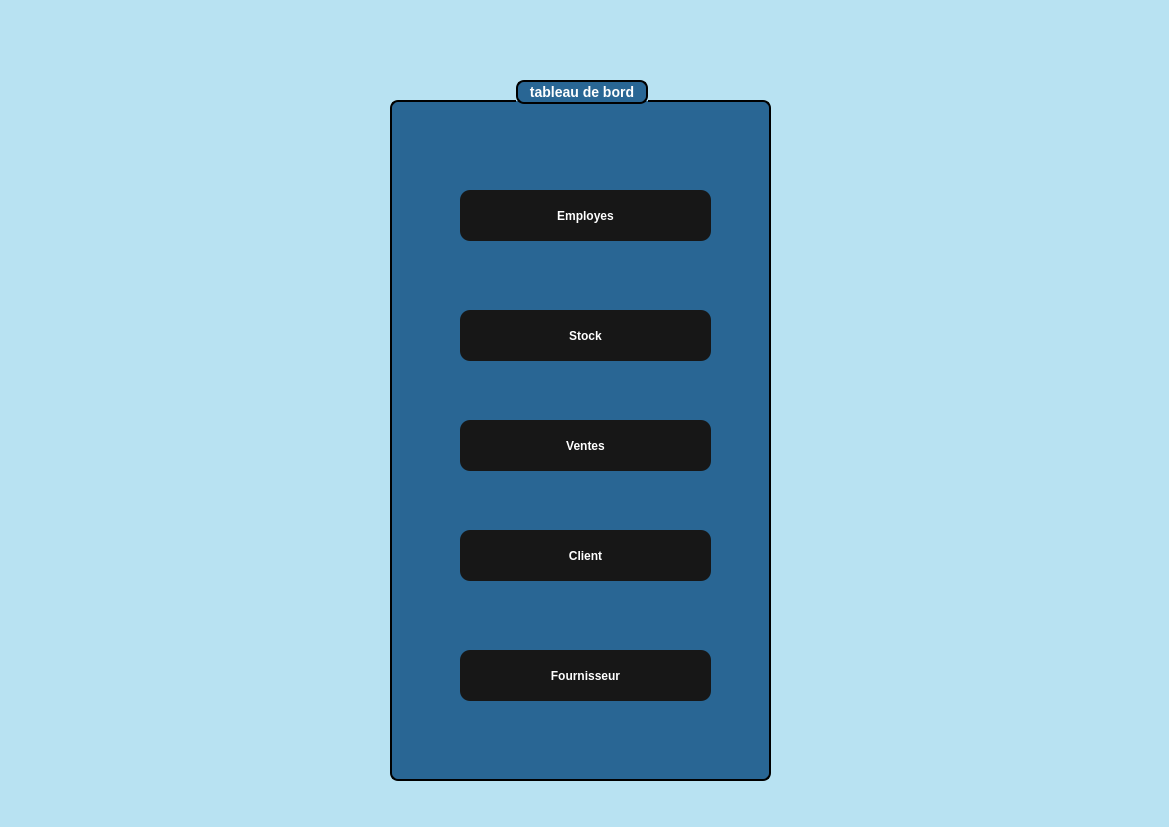
<?xml version="1.0" encoding="UTF-8"?>
<ui version="4.0">
 <class>tab</class>
 <widget class="QDialog" name="tab">
  <property name="geometry">
   <rect>
    <x>0</x>
    <y>0</y>
    <width>1169</width>
    <height>827</height>
   </rect>
  </property>
  <property name="windowTitle">
   <string>Dialog</string>
  </property>
  <property name="styleSheet">
   <string notr="true">background-color: rgb(184, 226, 242);</string>
  </property>
  <widget class="QLabel" name="logoLabel">
   <property name="geometry">
    <rect>
     <x>1050</x>
     <y>20</y>
     <width>100</width>
     <height>100</height>
    </rect>
   </property>
   <property name="minimumSize">
    <size>
     <width>60</width>
     <height>60</height>
    </size>
   </property>
   <property name="maximumSize">
    <size>
     <width>100</width>
     <height>100</height>
    </size>
   </property>
   <property name="text">
    <string/>
   </property>
   <property name="pixmap">
    <pixmap resource="resources.qrc">:/images/logof.jpg</pixmap>
   </property>
   <property name="scaledContents">
    <bool>true</bool>
   </property>
   <property name="alignment">
    <set>Qt::AlignCenter</set>
   </property>
  </widget>
  <widget class="QGroupBox" name="groupBox_2">
   <property name="geometry">
    <rect>
     <x>390</x>
     <y>80</y>
     <width>381</width>
     <height>701</height>
    </rect>
   </property>
   <property name="styleSheet">
    <string notr="true">QGroupBox {
    background-color: rgb(41, 102, 148);   /* blue background */
    border: 2px solid black;               /* black border, 2px wide */
    border-radius: 8px;                    /* rounded corners */
    margin-top: 20px;                      /* space for the title */
    color: white;                          /* title text color */
    font-weight: bold;
    font-size: 14px;
}

QGroupBox::title {
 border: 2px solid black;               /* black border, 2px wide */
    border-radius: 8px;     
background-color: rgb(41, 102, 148);
    subcontrol-origin: margin;
    subcontrol-position: top center;       /* title centered */
    padding: 2px 10px;
}</string>
   </property>
   <property name="title">
    <string>tableau de bord</string>
   </property>
   <widget class="QPushButton" name="pushButton_10">
    <property name="geometry">
     <rect>
      <x>70</x>
      <y>230</y>
      <width>251</width>
      <height>51</height>
     </rect>
    </property>
    <property name="styleSheet">
     <string notr="true">#pushButton_10 {
    font-family: Arial, Helvetica, sans-serif;
    font-weight: bold;
    color: white;
    background-color: #171717;
    padding: 10px 20px;
    border: none;
    border-radius: 10px;
}

#pushButton_10:hover {
    background-color: #0c66ed; /* hover effect */
}

#pushButton_10:pressed {
    background-color: #094bb0; /* pressed effect */
}</string>
    </property>
    <property name="text">
     <string>Stock</string>
    </property>
   </widget>
   <widget class="QPushButton" name="pushButton_11">
    <property name="geometry">
     <rect>
      <x>70</x>
      <y>340</y>
      <width>251</width>
      <height>51</height>
     </rect>
    </property>
    <property name="styleSheet">
     <string notr="true">#pushButton_11 {
    font-family: Arial, Helvetica, sans-serif;
    font-weight: bold;
    color: white;
    background-color: #171717;
    padding: 10px 20px;
    border: none;
    border-radius: 10px;
}

#pushButton_11:hover {
    background-color: #0c66ed; /* hover effect */
}

#pushButton_11:pressed {
    background-color: #094bb0; /* pressed effect */
}</string>
    </property>
    <property name="text">
     <string>Ventes</string>
    </property>
   </widget>
   <widget class="QPushButton" name="pushButton_12">
    <property name="geometry">
     <rect>
      <x>70</x>
      <y>450</y>
      <width>251</width>
      <height>51</height>
     </rect>
    </property>
    <property name="styleSheet">
     <string notr="true">#pushButton_12 {
    font-family: Arial, Helvetica, sans-serif;
    font-weight: bold;
    color: white;
    background-color: #171717;
    padding: 10px 20px;
    border: none;
    border-radius: 10px;
}

#pushButton_12:hover {
    background-color: #0c66ed; /* hover effect */
}

#pushButton_12:pressed {
    background-color: #094bb0; /* pressed effect */
}</string>
    </property>
    <property name="text">
     <string>Client</string>
    </property>
   </widget>
   <widget class="QPushButton" name="pushButton_13">
    <property name="geometry">
     <rect>
      <x>70</x>
      <y>570</y>
      <width>251</width>
      <height>51</height>
     </rect>
    </property>
    <property name="styleSheet">
     <string notr="true">#pushButton_13 {
    font-family: Arial, Helvetica, sans-serif;
    font-weight: bold;
    color: white;
    background-color: #171717;
    padding: 10px 20px;
    border: none;
    border-radius: 10px;
}

#pushButton_13:hover {
    background-color: #0c66ed; /* hover effect */
}

#pushButton_13:pressed {
    background-color: #094bb0; /* pressed effect */
}</string>
    </property>
    <property name="text">
     <string>Fournisseur</string>
    </property>
   </widget>
   <widget class="QPushButton" name="emp">
    <property name="geometry">
     <rect>
      <x>70</x>
      <y>110</y>
      <width>251</width>
      <height>51</height>
     </rect>
    </property>
    <property name="styleSheet">
     <string notr="true">#emp{
    font-family: Arial, Helvetica, sans-serif;
    font-weight: bold;
    color: white;
    background-color: #171717;
    padding: 10px 20px;
    border: none;
    border-radius: 10px;
}

#emp:hover {
    background-color: #0c66ed; /* hover effect */
}

#emp:pressed {
    background-color: #094bb0; /* pressed effect */
}</string>
    </property>
    <property name="text">
     <string>Employes</string>
    </property>
   </widget>
  </widget>
 </widget>
 <resources/>
 <connections/>
</ui>
